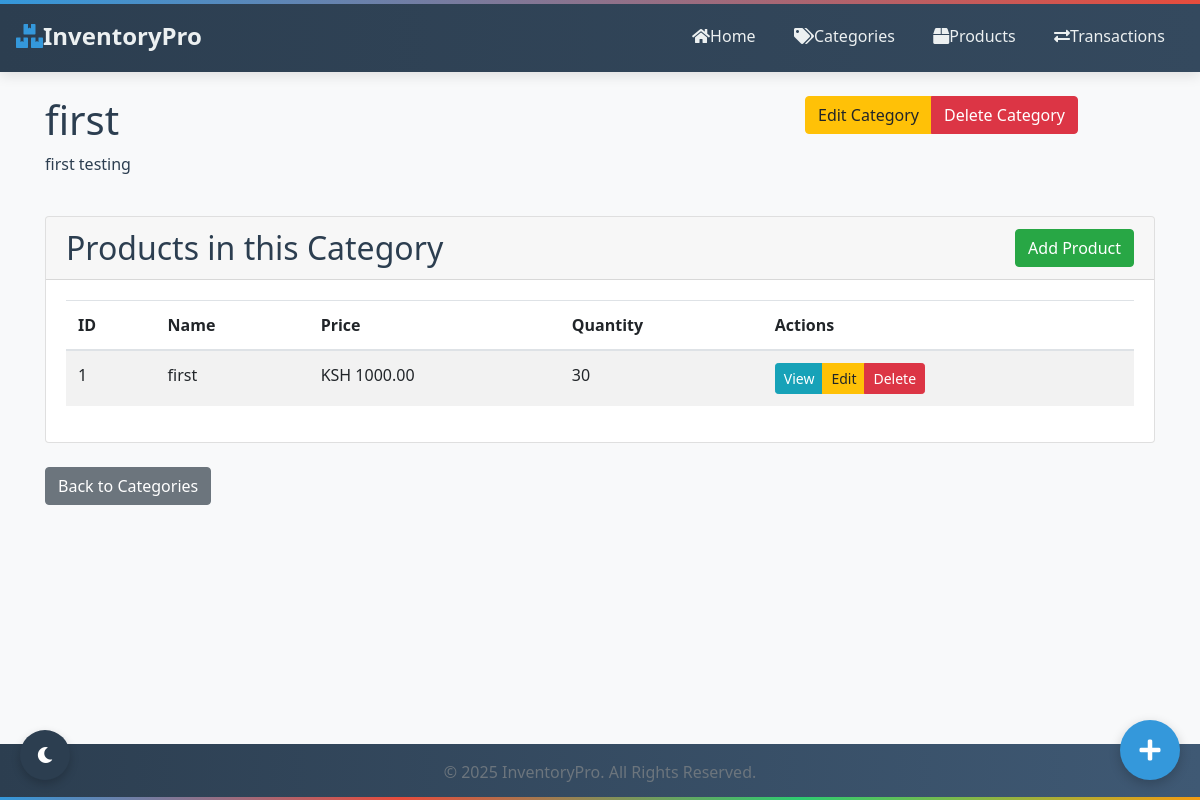
Page /categories/1 on the earlier database version.
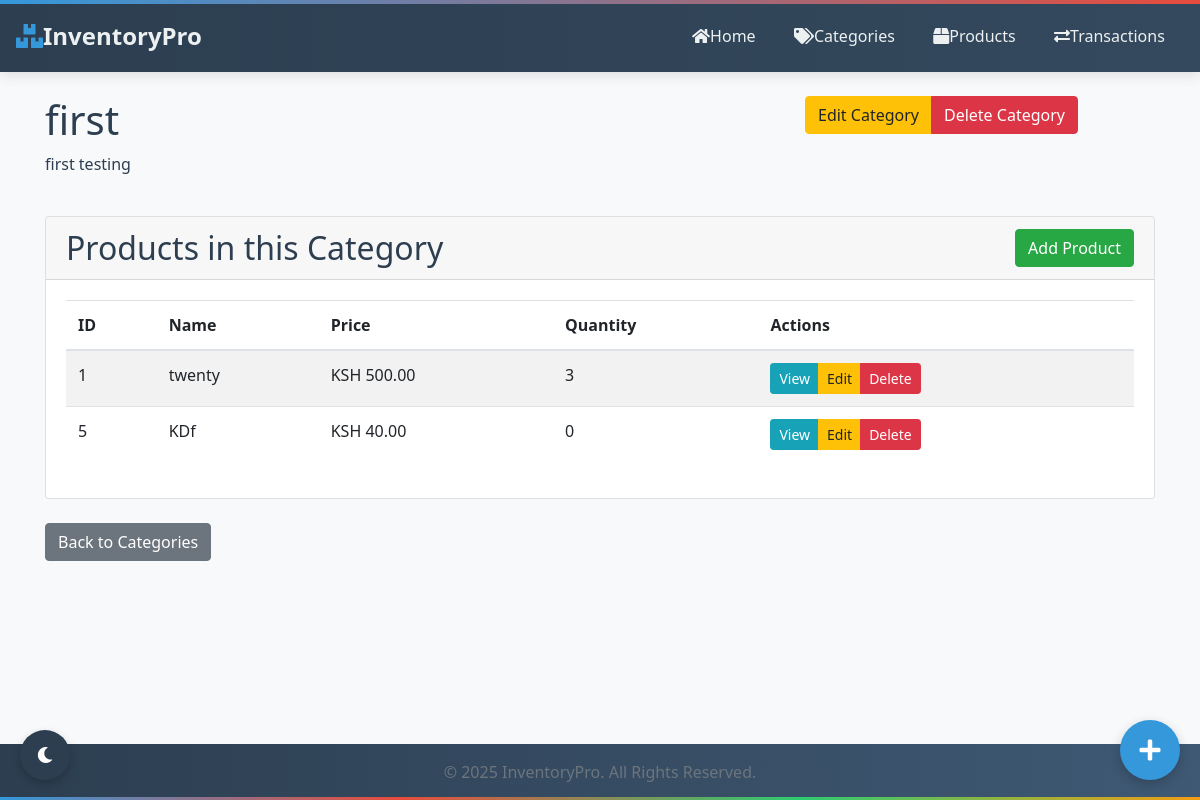
Same page on the later database version.
### models/product.py (models this page shows, shortened)
class Product(Base):
    __tablename__ = 'products'
    id = Column(Integer, primary_key=True)
    _name = Column("name", String(100), nullable=False)
    description = Column(String(255))
    _price = Column("price", Float, nullable=False)
    _quantity = Column("quantity", Integer, default=0)
    category_id = Column(Integer, ForeignKey('categories.id'), nullable=False)
    created_at = Column(DateTime, default=datetime.datetime.utcnow)
    updated_at = Column(DateTime, default=datetime.datetime.utcnow, onupdate=datetime.datetime.utcnow)
    reorder_level = Column(Integer, default=10)
    reorder_quantity = Column(Integer, default=20)
    category = relationship("Category", back_populates="products")
    suppliers = relationship("Supplier", secondary="supplier_product", back_populates="products")
    transaction_items = relationship("TransactionItem", back_populates="product")
    transactions = relationship(
        "Transaction",
        secondary="transaction_items",
        primaryjoin="Product.id == TransactionItem.product_id",
        secondaryjoin="TransactionItem.transaction_id == Transaction.id",
        viewonly=True  # Make this viewonly to prevent cascade conflicts
    )
    @property
    def name(self):
        return self._name
    @name.setter
    def name(self, value):
        if not value or not isinstance(value, str) or len(value.strip()) < 2:
            raise ValueError("Product name must be a string with at least 2 characters")
        self._name = value.strip()
    @property
    def price(self):
        return self._price
    @price.setter
    def price(self, value):
        try:
            value = float(value)
            if value < 0:
                raise ValueError("Price cannot be negative")
            self._price = value
        except (ValueError, TypeError):
            raise ValueError("Price must be a positive number")
    @property
    def quantity(self):
        return self._quantity
    @quantity.setter
    def quantity(self, value):
        try:
            value = int(value)
            if value < 0:
                raise ValueError("Quantity cannot be negative")
            self._quantity = value
        except (ValueError, TypeError):
            raise ValueError("Quantity must be a positive integer")

### web/app.py (the view)
@app.route('/categories/<int:id>')
def view_category(id):
    category = Category.find_by_id(id)
    if not category:
        flash(f"Category with ID {id} not found", "error")
        return redirect(url_for('list_categories'))
    return render_template('categories/view.html', category=category)

### models/category.py (called while the page is built)
    @property
    def name(self):
        return self._name

    @property
    def description(self):
        return self._description

    @classmethod
    def find_by_id(cls, id):
        session = SessionLocal()
        try:
            category = session.query(cls)\
                .options(joinedload(cls.products))\
                .filter_by(id=id)\
                .first()
            return category
        finally:
            session.close()

### web/app.py (called while the page is built)
@app.context_processor
def inject_now():
    return {'now': datetime.utcnow()}

### web/templates/categories/view.html (shortened to what this page needs)
{% extends 'base.html' %}
{% block content %}
<div class="row mb-4">
    <div class="col-md-8">
        <h1>{{ category.name }}</h1>
        <p>{{ category.description or 'No description provided.' }}</p>
    </div>
    <div class="col-md-4 text-end">
        <div class="btn-group">
            <a href="{{ url_for('edit_category', id=category.id) }}" class="btn btn-warning">Edit Category</a>
            <button type="button" class="btn btn-danger" data-bs-toggle="modal" data-bs-target="#deleteModal">Delete Category</button>
        </div>
    </div>
</div>
<div class="card mb-4">
    <div class="card-header d-flex justify-content-between align-items-center">
        <h2 class="mb-0">Products in this Category</h2>
        <a href="{{ url_for('new_product') }}" class="btn btn-success">Add Product</a>
    </div>
    <div class="card-body">
        {% if category.products %}
            <div class="table-responsive">
                <table class="table table-striped table-hover">
                    <thead>
                        <tr>
                            <th>ID</th>
                            <th>Name</th>
                            <th>Price</th>
                            <th>Quantity</th>
                            <th>Actions</th>
                        </tr>
                    </thead>
                    <tbody>
                        {% for product in category.products %}
                        <tr>
                            <td>{{ product.id }}</td>
                            <td>{{ product.name }}</td>
                            <td>KSH {{ "%.2f"|format(product.price) }}</td>
                            <td>{{ product.quantity }}</td>
                            <td>
                                <div class="btn-group btn-group-sm">
                                    <a href="{{ url_for('view_product', id=product.id) }}" class="btn btn-info">View</a>
                                    <a href="{{ url_for('edit_product', id=product.id) }}" class="btn btn-warning">Edit</a>
                                    <button type="button" class="btn btn-danger" data-bs-toggle="modal" data-bs-target="#deleteProductModal{{ product.id }}">Delete</button>
                                </div>
                            </td>
                        </tr>
                        {% endfor %}
                    </tbody>
                </table>
            </div>
        {% else %}
            <div class="alert alert-info">
                No products in this category. <a href="{{ url_for('new_product') }}">Add a product</a> to this category.
            </div>
        {% endif %}
    </div>
</div>
<div>
    <a href="{{ url_for('list_categories') }}" class="btn btn-secondary">Back to Categories</a>
</div>
{% endblock %}

Differences in the rows shown:
changed Product id 1: name "first" → "twenty"; price "1000.00" → "500.00"; quantity "30" → "3"
added Product: id "5", name "KDf", price "40.00", quantity "0"
